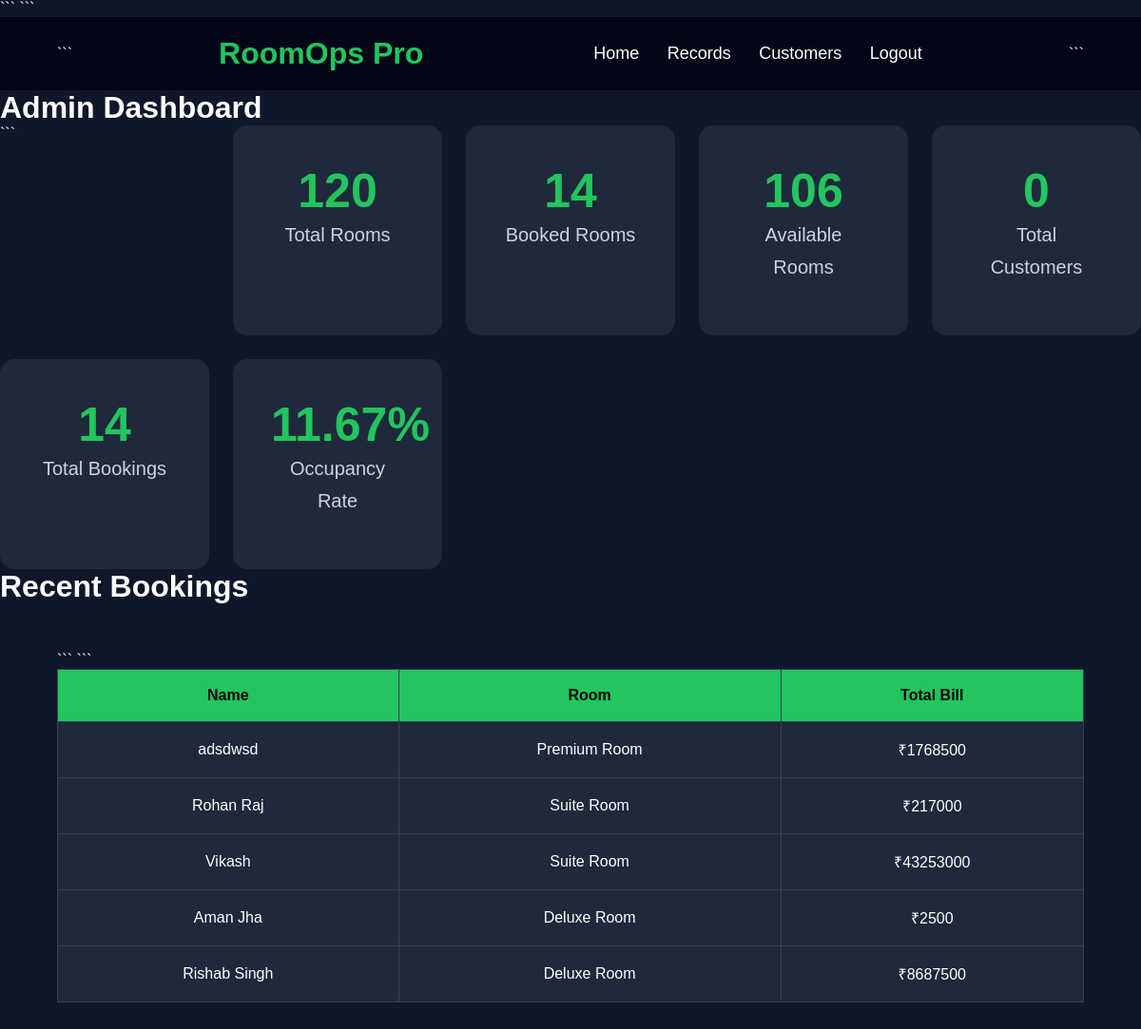
Before: /dashboard/ (signed in) with the older database file.
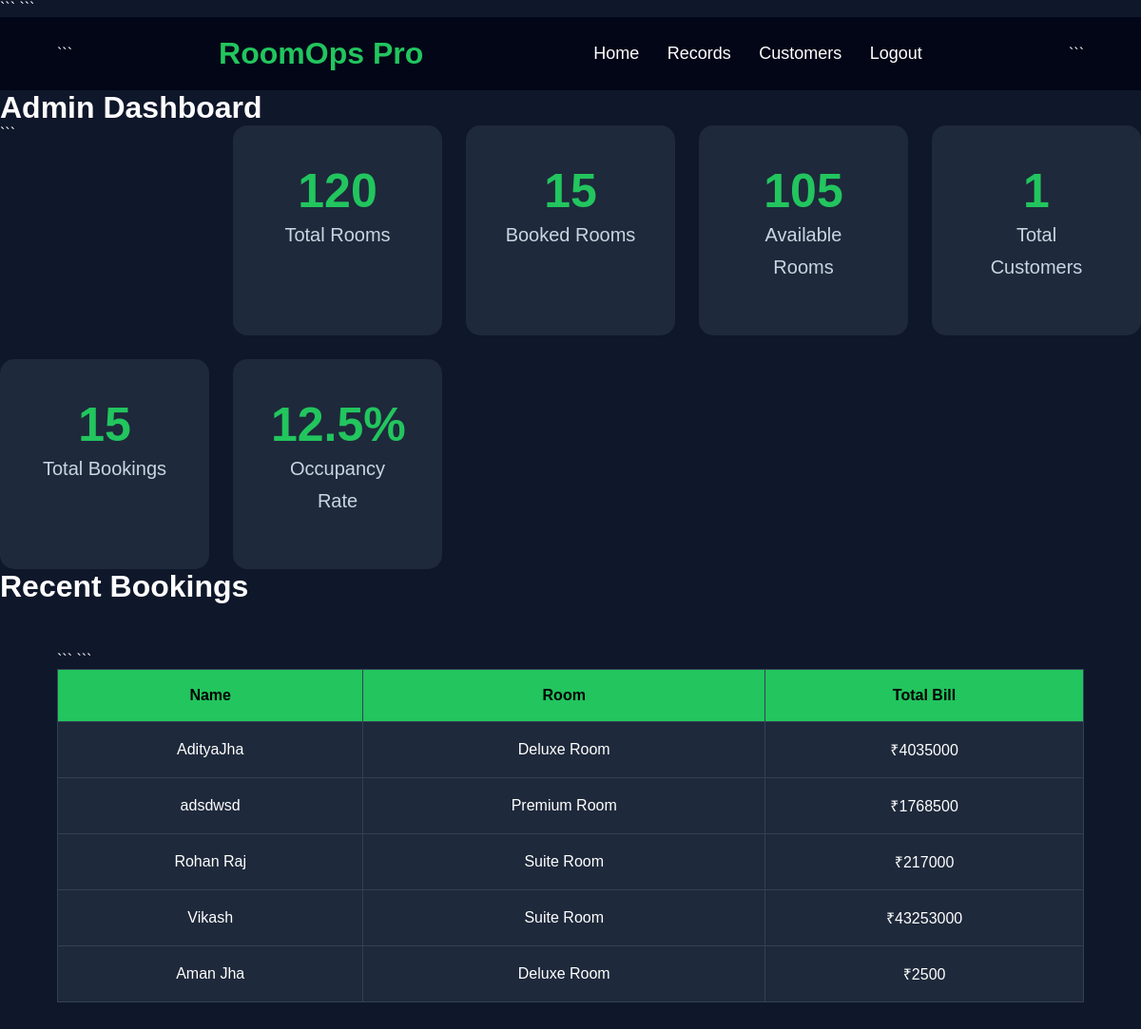
After: the same page with the newer database file.
### hotel/models.py (models this page shows, shortened)
class Booking(models.Model):
    ROOM_CHOICES = (
        ('Deluxe Room', 2500),
        ('Premium Room', 4500),
        ('Suite Room', 7000),
    )
    name = models.CharField(max_length=100)
    email = models.EmailField()
    phone = models.CharField(max_length=15)
    room = models.CharField(max_length=100)
    check_in = models.DateField()
    check_out = models.DateField()
    total_bill = models.IntegerField(default=0)

### hotel/views.py (the view)
# urls.py: path('dashboard/', views.dashboard, name='dashboard'),
@login_required(login_url='/login/')
def dashboard(request):
    total_bookings = Booking.objects.count()
    total_rooms = 120
    booked_rooms = total_bookings
    available_rooms = total_rooms - booked_rooms
    total_customers = Customer.objects.count()
    occupancy_rate = round(
        (booked_rooms / total_rooms) * 100,
        2
    )
    recent_bookings = Booking.objects.order_by('-id')[:5]
    context = {
        'total_rooms': total_rooms,
        'booked_rooms': booked_rooms,
        'available_rooms': available_rooms,
        'total_customers': total_customers,
        'total_bookings': total_bookings,
        'occupancy_rate': occupancy_rate,
        'recent_bookings': recent_bookings,
    }
    return render(request, 'dashboard.html', context)

### hotel/templates/dashboard.html (shortened to what this page needs)
{% load static %}
<!DOCTYPE html>
<html>
<head>
<link rel="stylesheet" href="{% static 'css/style.css' %}">
```
</head>
<body>
<div class="navbar">
```
<div class="logo">RoomOps Pro</div>
<div class="nav-links">
    <a href="/">Home</a>
    <a href="/records/">Records</a>
    <a href="/customers/">Customers</a>
    <a href="/logout/">Logout</a>
</div>
```
</div>
<h1 class="page-title">Admin Dashboard</h1>
<div class="dashboard-container">
```
<div class="dashboard-card">
    <h2>{{ total_rooms }}</h2>
    <p>Total Rooms</p>
</div>
<div class="dashboard-card">
    <h2>{{ booked_rooms }}</h2>
    <p>Booked Rooms</p>
</div>
<div class="dashboard-card">
    <h2>{{ available_rooms }}</h2>
    <p>Available Rooms</p>
</div>
<div class="dashboard-card">
    <h2>{{ total_customers }}</h2>
    <p>Total Customers</p>
</div>
<div class="dashboard-card">
    <h2>{{ total_bookings }}</h2>
    <p>Total Bookings</p>
</div>
<div class="dashboard-card">
    <h2>{{ occupancy_rate }}%</h2>
    <p>Occupancy Rate</p>
</div>
</div>
<h1 class="page-title">Recent Bookings</h1>
<div class="table-container">
<table>
<tr>
    <th>Name</th>
    <th>Room</th>
    <th>Total Bill</th>
</tr>
{% for booking in recent_bookings %}
<tr>
    <td>{{ booking.name }}</td>
    <td>{{ booking.room }}</td>
    <td>₹{{ booking.total_bill }}</td>
</tr>
{% endfor %}
</table>
</div>
</body>
</html>

Changed rows visible on the page:
no longer on this page (row unchanged): Booking: name "Rishab Singh", room "Deluxe Room", total_bill "8687500"
added Booking: name "AdityaJha", room "Deluxe Room", total_bill "4035000"
Other visible differences:
{{ booked_rooms }}: "14" → "15"
{{ available_rooms }}: "106" → "105"
{{ total_customers }}: "0" → "1"
{{ total_bookings }}: "14" → "15"
{{ occupancy_rate }}: "11.67" → "12.5"
